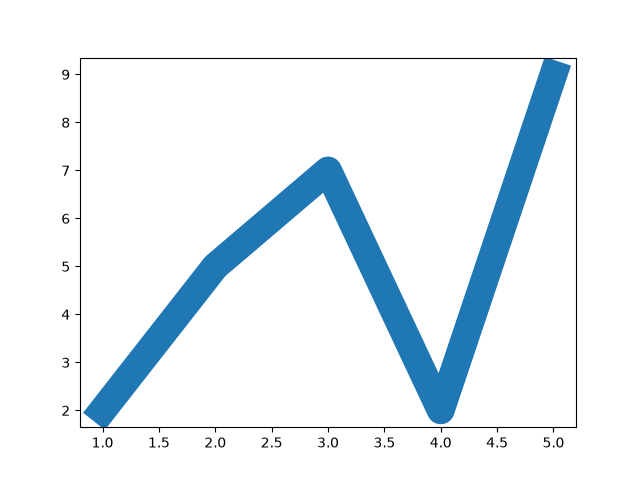

Reproduce this figure in Python.
# linewidth (or) lw to set the width of the line connecting the markers

import matplotlib.pyplot as plt

x = [1, 2, 3, 4, 5]
y = [2, 5, 7, 2, 9]

plt.plot(x, y, lw=20) # Set the width of the line to 20
plt.savefig("03_linewidth.png")
